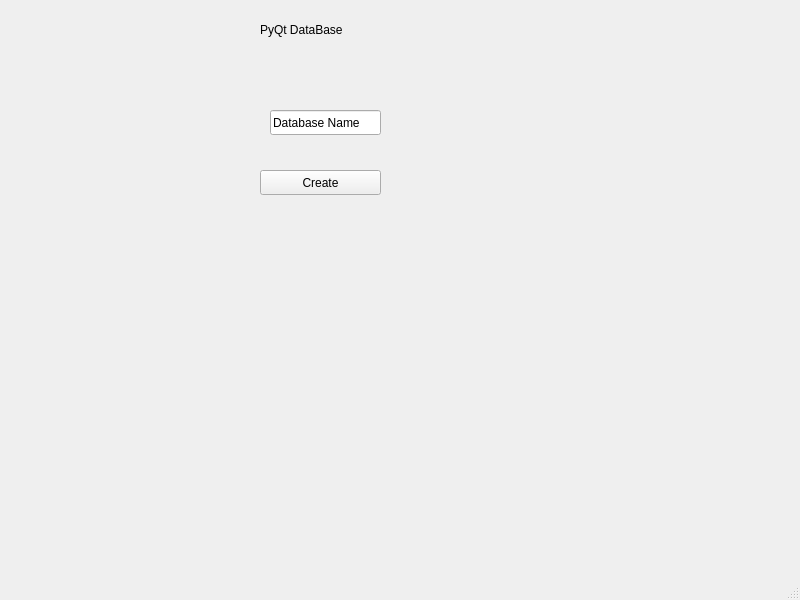
<?xml version="1.0" encoding="UTF-8"?>
<ui version="4.0">
 <class>data_Window</class>
 <widget class="QMainWindow" name="data_Window">
  <property name="geometry">
   <rect>
    <x>0</x>
    <y>0</y>
    <width>800</width>
    <height>600</height>
   </rect>
  </property>
  <property name="windowTitle">
   <string>MainWindow</string>
  </property>
  <widget class="QWidget" name="centralwidget">
   <widget class="QLineEdit" name="id_db_create">
    <property name="geometry">
     <rect>
      <x>270</x>
      <y>110</y>
      <width>111</width>
      <height>25</height>
     </rect>
    </property>
    <property name="minimumSize">
     <size>
      <width>12</width>
      <height>12</height>
     </size>
    </property>
    <property name="text">
     <string>Database Name</string>
    </property>
   </widget>
   <widget class="QLabel" name="label">
    <property name="geometry">
     <rect>
      <x>260</x>
      <y>20</y>
      <width>111</width>
      <height>20</height>
     </rect>
    </property>
    <property name="text">
     <string>PyQt DataBase</string>
    </property>
   </widget>
   <widget class="QPushButton" name="btn_db_create">
    <property name="geometry">
     <rect>
      <x>260</x>
      <y>170</y>
      <width>121</width>
      <height>25</height>
     </rect>
    </property>
    <property name="text">
     <string>Create</string>
    </property>
   </widget>
  </widget>
  <widget class="QStatusBar" name="statusbar"/>
 </widget>
 <resources/>
 <connections/>
</ui>
